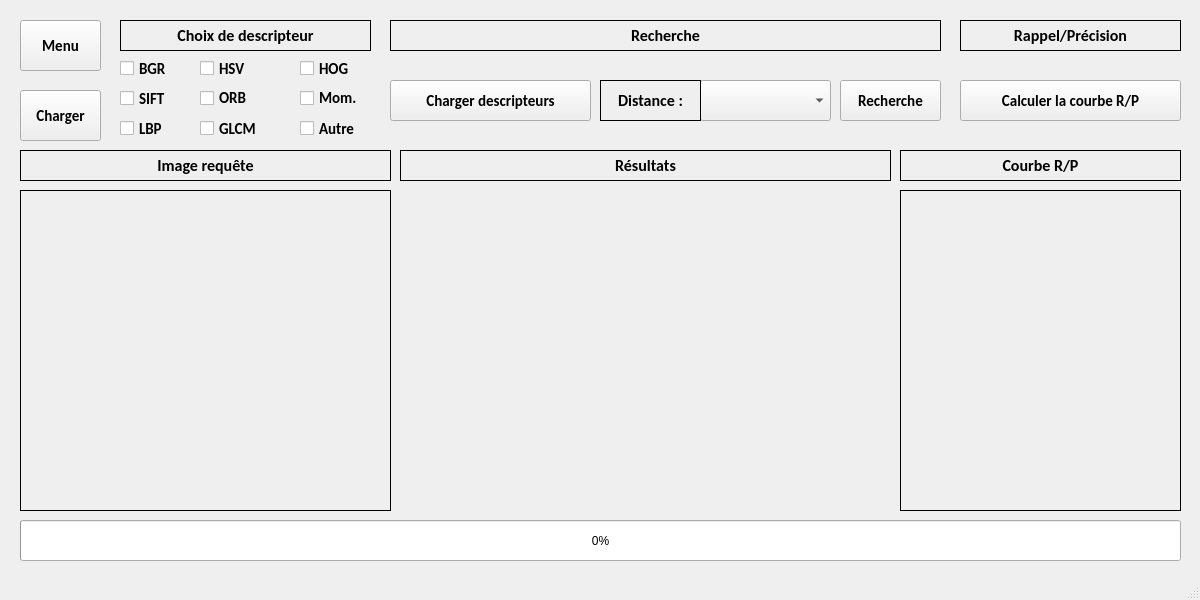
<?xml version="1.0" encoding="UTF-8"?>
<ui version="4.0">
 <class>MainWindow</class>
 <widget class="QMainWindow" name="MainWindow">
  <property name="geometry">
   <rect>
    <x>0</x>
    <y>0</y>
    <width>1200</width>
    <height>600</height>
   </rect>
  </property>
  <property name="windowTitle">
   <string>MainWindow</string>
  </property>
  <widget class="QWidget" name="centralwidget">
   <widget class="QLabel" name="label">
    <property name="geometry">
     <rect>
      <x>120</x>
      <y>20</y>
      <width>251</width>
      <height>31</height>
     </rect>
    </property>
    <property name="font">
     <font>
      <family>Calibri</family>
      <pointsize>12</pointsize>
      <weight>75</weight>
      <bold>true</bold>
     </font>
    </property>
    <property name="frameShape">
     <enum>QFrame::Panel</enum>
    </property>
    <property name="text">
     <string>Choix de descripteur</string>
    </property>
    <property name="alignment">
     <set>Qt::AlignCenter</set>
    </property>
   </widget>
   <widget class="QCheckBox" name="checkbox_hist_color">
    <property name="geometry">
     <rect>
      <x>120</x>
      <y>60</y>
      <width>81</width>
      <height>17</height>
     </rect>
    </property>
    <property name="font">
     <font>
      <family>Calibri</family>
      <pointsize>11</pointsize>
      <weight>75</weight>
      <bold>true</bold>
     </font>
    </property>
    <property name="text">
     <string>BGR</string>
    </property>
   </widget>
   <widget class="QCheckBox" name="checkbox_hsv">
    <property name="geometry">
     <rect>
      <x>200</x>
      <y>60</y>
      <width>81</width>
      <height>17</height>
     </rect>
    </property>
    <property name="font">
     <font>
      <family>Calibri</family>
      <pointsize>11</pointsize>
      <weight>75</weight>
      <bold>true</bold>
     </font>
    </property>
    <property name="text">
     <string>HSV</string>
    </property>
   </widget>
   <widget class="QCheckBox" name="checkbox_sift">
    <property name="geometry">
     <rect>
      <x>120</x>
      <y>90</y>
      <width>81</width>
      <height>17</height>
     </rect>
    </property>
    <property name="font">
     <font>
      <family>Calibri</family>
      <pointsize>11</pointsize>
      <weight>75</weight>
      <bold>true</bold>
     </font>
    </property>
    <property name="text">
     <string>SIFT</string>
    </property>
   </widget>
   <widget class="QCheckBox" name="checkbox_orb">
    <property name="geometry">
     <rect>
      <x>200</x>
      <y>90</y>
      <width>91</width>
      <height>16</height>
     </rect>
    </property>
    <property name="font">
     <font>
      <family>Calibri</family>
      <pointsize>11</pointsize>
      <weight>75</weight>
      <bold>true</bold>
     </font>
    </property>
    <property name="text">
     <string>ORB</string>
    </property>
   </widget>
   <widget class="QCheckBox" name="checkbox_glcm">
    <property name="geometry">
     <rect>
      <x>200</x>
      <y>120</y>
      <width>81</width>
      <height>17</height>
     </rect>
    </property>
    <property name="font">
     <font>
      <family>Calibri</family>
      <pointsize>11</pointsize>
      <weight>75</weight>
      <bold>true</bold>
     </font>
    </property>
    <property name="text">
     <string>GLCM</string>
    </property>
   </widget>
   <widget class="QCheckBox" name="checkbox_lbp">
    <property name="geometry">
     <rect>
      <x>120</x>
      <y>120</y>
      <width>81</width>
      <height>17</height>
     </rect>
    </property>
    <property name="font">
     <font>
      <family>Calibri</family>
      <pointsize>11</pointsize>
      <weight>75</weight>
      <bold>true</bold>
     </font>
    </property>
    <property name="text">
     <string>LBP</string>
    </property>
   </widget>
   <widget class="QCheckBox" name="checkbox_hog">
    <property name="geometry">
     <rect>
      <x>300</x>
      <y>60</y>
      <width>71</width>
      <height>17</height>
     </rect>
    </property>
    <property name="font">
     <font>
      <family>Calibri</family>
      <pointsize>11</pointsize>
      <weight>75</weight>
      <bold>true</bold>
     </font>
    </property>
    <property name="text">
     <string>HOG</string>
    </property>
   </widget>
   <widget class="QCheckBox" name="checkbox_moments">
    <property name="geometry">
     <rect>
      <x>300</x>
      <y>90</y>
      <width>81</width>
      <height>16</height>
     </rect>
    </property>
    <property name="font">
     <font>
      <family>Calibri</family>
      <pointsize>11</pointsize>
      <weight>75</weight>
      <bold>true</bold>
     </font>
    </property>
    <property name="text">
     <string>Mom.</string>
    </property>
   </widget>
   <widget class="QLabel" name="label_2">
    <property name="geometry">
     <rect>
      <x>20</x>
      <y>150</y>
      <width>371</width>
      <height>31</height>
     </rect>
    </property>
    <property name="font">
     <font>
      <family>Calibri</family>
      <pointsize>12</pointsize>
      <weight>75</weight>
      <bold>true</bold>
     </font>
    </property>
    <property name="frameShape">
     <enum>QFrame::Panel</enum>
    </property>
    <property name="text">
     <string>Image requête</string>
    </property>
    <property name="alignment">
     <set>Qt::AlignCenter</set>
    </property>
   </widget>
   <widget class="QLabel" name="label_requete">
    <property name="geometry">
     <rect>
      <x>20</x>
      <y>190</y>
      <width>371</width>
      <height>321</height>
     </rect>
    </property>
    <property name="font">
     <font>
      <family>Calibri</family>
      <pointsize>12</pointsize>
      <weight>75</weight>
      <bold>true</bold>
     </font>
    </property>
    <property name="frameShape">
     <enum>QFrame::Panel</enum>
    </property>
    <property name="text">
     <string/>
    </property>
    <property name="scaledContents">
     <bool>true</bool>
    </property>
    <property name="alignment">
     <set>Qt::AlignCenter</set>
    </property>
   </widget>
   <widget class="QProgressBar" name="progress_bar">
    <property name="geometry">
     <rect>
      <x>20</x>
      <y>520</y>
      <width>1161</width>
      <height>41</height>
     </rect>
    </property>
    <property name="value">
     <number>0</number>
    </property>
   </widget>
   <widget class="QLabel" name="label_4">
    <property name="geometry">
     <rect>
      <x>390</x>
      <y>20</y>
      <width>551</width>
      <height>31</height>
     </rect>
    </property>
    <property name="font">
     <font>
      <family>Calibri</family>
      <pointsize>12</pointsize>
      <weight>75</weight>
      <bold>true</bold>
     </font>
    </property>
    <property name="frameShape">
     <enum>QFrame::Panel</enum>
    </property>
    <property name="text">
     <string>Recherche</string>
    </property>
    <property name="alignment">
     <set>Qt::AlignCenter</set>
    </property>
   </widget>
   <widget class="QLabel" name="label_5">
    <property name="geometry">
     <rect>
      <x>960</x>
      <y>20</y>
      <width>221</width>
      <height>31</height>
     </rect>
    </property>
    <property name="font">
     <font>
      <family>Calibri</family>
      <pointsize>12</pointsize>
      <weight>75</weight>
      <bold>true</bold>
     </font>
    </property>
    <property name="frameShape">
     <enum>QFrame::Panel</enum>
    </property>
    <property name="text">
     <string>Rappel/Précision</string>
    </property>
    <property name="alignment">
     <set>Qt::AlignCenter</set>
    </property>
   </widget>
   <widget class="QWidget" name="gridLayoutWidget">
    <property name="geometry">
     <rect>
      <x>400</x>
      <y>190</y>
      <width>491</width>
      <height>321</height>
     </rect>
    </property>
    <layout class="QGridLayout" name="gridLayout">
     <property name="topMargin">
      <number>0</number>
     </property>
    </layout>
   </widget>
   <widget class="QLabel" name="label_courbe">
    <property name="geometry">
     <rect>
      <x>900</x>
      <y>190</y>
      <width>281</width>
      <height>321</height>
     </rect>
    </property>
    <property name="font">
     <font>
      <family>Calibri</family>
      <pointsize>12</pointsize>
      <weight>75</weight>
      <bold>true</bold>
     </font>
    </property>
    <property name="frameShape">
     <enum>QFrame::Panel</enum>
    </property>
    <property name="text">
     <string/>
    </property>
    <property name="scaledContents">
     <bool>true</bool>
    </property>
    <property name="alignment">
     <set>Qt::AlignCenter</set>
    </property>
   </widget>
   <widget class="QComboBox" name="comboBox">
    <property name="geometry">
     <rect>
      <x>700</x>
      <y>80</y>
      <width>131</width>
      <height>41</height>
     </rect>
    </property>
   </widget>
   <widget class="QLabel" name="label_7">
    <property name="geometry">
     <rect>
      <x>600</x>
      <y>80</y>
      <width>101</width>
      <height>41</height>
     </rect>
    </property>
    <property name="font">
     <font>
      <family>Calibri</family>
      <pointsize>12</pointsize>
      <weight>75</weight>
      <bold>true</bold>
     </font>
    </property>
    <property name="frameShape">
     <enum>QFrame::Panel</enum>
    </property>
    <property name="text">
     <string>Distance :</string>
    </property>
    <property name="alignment">
     <set>Qt::AlignCenter</set>
    </property>
   </widget>
   <widget class="QLabel" name="label_8">
    <property name="geometry">
     <rect>
      <x>400</x>
      <y>150</y>
      <width>491</width>
      <height>31</height>
     </rect>
    </property>
    <property name="font">
     <font>
      <family>Calibri</family>
      <pointsize>12</pointsize>
      <weight>75</weight>
      <bold>true</bold>
     </font>
    </property>
    <property name="frameShape">
     <enum>QFrame::Panel</enum>
    </property>
    <property name="text">
     <string>Résultats</string>
    </property>
    <property name="alignment">
     <set>Qt::AlignCenter</set>
    </property>
   </widget>
   <widget class="QLabel" name="label_9">
    <property name="geometry">
     <rect>
      <x>900</x>
      <y>150</y>
      <width>281</width>
      <height>31</height>
     </rect>
    </property>
    <property name="font">
     <font>
      <family>Calibri</family>
      <pointsize>12</pointsize>
      <weight>75</weight>
      <bold>true</bold>
     </font>
    </property>
    <property name="frameShape">
     <enum>QFrame::Panel</enum>
    </property>
    <property name="text">
     <string>Courbe R/P</string>
    </property>
    <property name="alignment">
     <set>Qt::AlignCenter</set>
    </property>
   </widget>
   <widget class="QPushButton" name="search_btn">
    <property name="geometry">
     <rect>
      <x>840</x>
      <y>80</y>
      <width>101</width>
      <height>41</height>
     </rect>
    </property>
    <property name="font">
     <font>
      <family>Calibri</family>
      <pointsize>11</pointsize>
      <weight>75</weight>
      <bold>true</bold>
     </font>
    </property>
    <property name="text">
     <string>Recherche</string>
    </property>
   </widget>
   <widget class="QPushButton" name="calcul_rp_curve_btn">
    <property name="geometry">
     <rect>
      <x>960</x>
      <y>80</y>
      <width>221</width>
      <height>41</height>
     </rect>
    </property>
    <property name="font">
     <font>
      <family>Calibri</family>
      <pointsize>11</pointsize>
      <weight>75</weight>
      <bold>true</bold>
     </font>
    </property>
    <property name="text">
     <string>Calculer la courbe R/P</string>
    </property>
   </widget>
   <widget class="QCheckBox" name="checkbox_other">
    <property name="geometry">
     <rect>
      <x>300</x>
      <y>120</y>
      <width>81</width>
      <height>17</height>
     </rect>
    </property>
    <property name="font">
     <font>
      <family>Calibri</family>
      <pointsize>11</pointsize>
      <weight>75</weight>
      <bold>true</bold>
     </font>
    </property>
    <property name="text">
     <string>Autre</string>
    </property>
   </widget>
   <widget class="QPushButton" name="load_btn">
    <property name="geometry">
     <rect>
      <x>20</x>
      <y>90</y>
      <width>81</width>
      <height>51</height>
     </rect>
    </property>
    <property name="font">
     <font>
      <family>Calibri</family>
      <pointsize>11</pointsize>
      <weight>75</weight>
      <bold>true</bold>
     </font>
    </property>
    <property name="text">
     <string>Charger</string>
    </property>
   </widget>
   <widget class="QPushButton" name="load_desc_btn">
    <property name="geometry">
     <rect>
      <x>390</x>
      <y>80</y>
      <width>201</width>
      <height>41</height>
     </rect>
    </property>
    <property name="font">
     <font>
      <family>Calibri</family>
      <pointsize>11</pointsize>
      <weight>75</weight>
      <bold>true</bold>
     </font>
    </property>
    <property name="text">
     <string>Charger descripteurs</string>
    </property>
   </widget>
   <widget class="QPushButton" name="menu_btn">
    <property name="geometry">
     <rect>
      <x>20</x>
      <y>20</y>
      <width>81</width>
      <height>51</height>
     </rect>
    </property>
    <property name="font">
     <font>
      <family>Calibri</family>
      <pointsize>11</pointsize>
      <weight>75</weight>
      <bold>true</bold>
     </font>
    </property>
    <property name="text">
     <string>Menu</string>
    </property>
   </widget>
  </widget>
  <widget class="QMenuBar" name="menubar">
   <property name="geometry">
    <rect>
     <x>0</x>
     <y>0</y>
     <width>1200</width>
     <height>26</height>
    </rect>
   </property>
  </widget>
  <widget class="QStatusBar" name="statusbar"/>
 </widget>
 <resources/>
 <connections/>
</ui>
